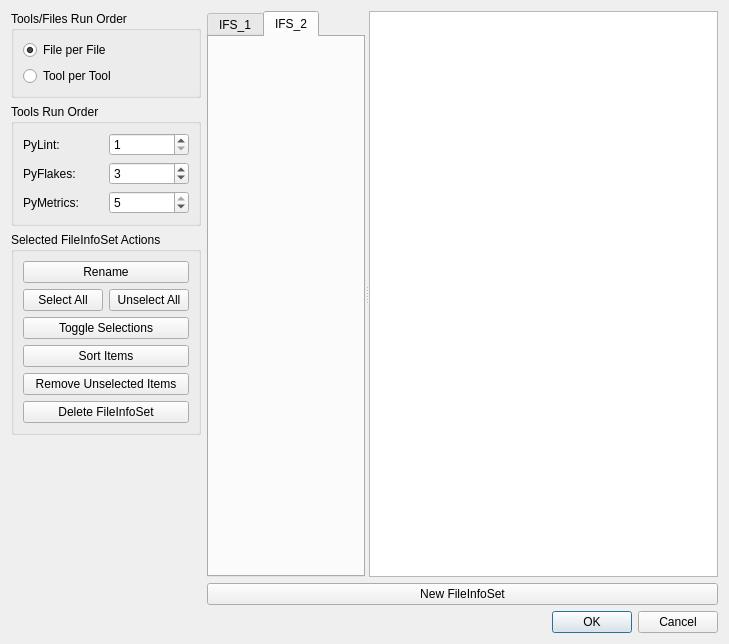
<?xml version="1.0" encoding="UTF-8"?>
<ui version="4.0">
 <class>Dialog</class>
 <widget class="QDialog" name="Dialog">
  <property name="geometry">
   <rect>
    <x>0</x>
    <y>0</y>
    <width>729</width>
    <height>644</height>
   </rect>
  </property>
  <property name="windowTitle">
   <string>FilesInfoSets Editor</string>
  </property>
  <layout class="QVBoxLayout" name="verticalLayout_8">
   <item>
    <layout class="QHBoxLayout" name="horizontalLayout_2">
     <item>
      <layout class="QVBoxLayout" name="verticalLayout_7">
       <item>
        <widget class="QGroupBox" name="TOOLS_FILES_RUNORDER">
         <property name="title">
          <string>Tools/Files Run Order</string>
         </property>
         <layout class="QVBoxLayout" name="verticalLayout_6">
          <item>
           <layout class="QVBoxLayout" name="verticalLayout_4">
            <item>
             <widget class="QRadioButton" name="RB_FILE_PER_FILE">
              <property name="text">
               <string>File per File</string>
              </property>
              <property name="checked">
               <bool>true</bool>
              </property>
             </widget>
            </item>
            <item>
             <widget class="QRadioButton" name="RB_TOOL_PER_TOOL">
              <property name="text">
               <string>Tool per Tool</string>
              </property>
             </widget>
            </item>
           </layout>
          </item>
         </layout>
        </widget>
       </item>
       <item>
        <widget class="QGroupBox" name="TOOLS_RUN_ORDER">
         <property name="title">
          <string>Tools Run Order</string>
         </property>
         <layout class="QVBoxLayout" name="verticalLayout_5">
          <item>
           <layout class="QGridLayout" name="gridLayout">
            <item row="2" column="0">
             <widget class="QLabel" name="TOOL_PYMETRICS">
              <property name="text">
               <string>PyMetrics:</string>
              </property>
             </widget>
            </item>
            <item row="2" column="1">
             <widget class="QSpinBox" name="TOOL_PYMETRICS_RUN_ORDER">
              <property name="minimum">
               <number>1</number>
              </property>
              <property name="maximum">
               <number>5</number>
              </property>
              <property name="value">
               <number>5</number>
              </property>
             </widget>
            </item>
            <item row="0" column="0">
             <widget class="QLabel" name="TOOL_PYLINT">
              <property name="text">
               <string>PyLint:</string>
              </property>
             </widget>
            </item>
            <item row="1" column="1">
             <widget class="QSpinBox" name="TOOL_PYFLAKES_RUN_ORDER">
              <property name="minimum">
               <number>1</number>
              </property>
              <property name="maximum">
               <number>5</number>
              </property>
              <property name="value">
               <number>3</number>
              </property>
             </widget>
            </item>
            <item row="1" column="0">
             <widget class="QLabel" name="TOOL_PYFLAKES">
              <property name="text">
               <string>PyFlakes:</string>
              </property>
             </widget>
            </item>
            <item row="0" column="1">
             <widget class="QSpinBox" name="TOOL_PYLINT_RUN_ORDER">
              <property name="minimumSize">
               <size>
                <width>0</width>
                <height>0</height>
               </size>
              </property>
              <property name="minimum">
               <number>1</number>
              </property>
              <property name="maximum">
               <number>5</number>
              </property>
             </widget>
            </item>
           </layout>
          </item>
         </layout>
        </widget>
       </item>
       <item>
        <widget class="QGroupBox" name="SELECTED_FILEINFOSET_ACTIONS">
         <property name="title">
          <string>Selected FileInfoSet Actions</string>
         </property>
         <layout class="QVBoxLayout" name="verticalLayout_3">
          <item>
           <layout class="QVBoxLayout" name="verticalLayout">
            <item>
             <widget class="QPushButton" name="INFOSET_RENAME">
              <property name="text">
               <string>Rename</string>
              </property>
             </widget>
            </item>
            <item>
             <layout class="QHBoxLayout" name="horizontalLayout">
              <item>
               <widget class="QPushButton" name="INFOSET_SELECT_ALL">
                <property name="text">
                 <string>Select All</string>
                </property>
               </widget>
              </item>
              <item>
               <widget class="QPushButton" name="INFOSET_UNSELECT_ALL">
                <property name="text">
                 <string>Unselect All</string>
                </property>
               </widget>
              </item>
             </layout>
            </item>
            <item>
             <widget class="QPushButton" name="INFOSET_TOGGLE_SELECTIONS">
              <property name="text">
               <string>Toggle Selections</string>
              </property>
             </widget>
            </item>
            <item>
             <widget class="QPushButton" name="INFOSET_SORT_ITEMS">
              <property name="text">
               <string>Sort Items</string>
              </property>
             </widget>
            </item>
            <item>
             <widget class="QPushButton" name="INFOSET_REMOVE_UNSELECTED_ITEMS">
              <property name="text">
               <string>Remove Unselected Items</string>
              </property>
             </widget>
            </item>
            <item>
             <widget class="QPushButton" name="INFOSET_DELETE">
              <property name="text">
               <string>Delete FileInfoSet</string>
              </property>
             </widget>
            </item>
           </layout>
          </item>
         </layout>
        </widget>
       </item>
       <item>
        <spacer name="verticalSpacer">
         <property name="orientation">
          <enum>Qt::Vertical</enum>
         </property>
         <property name="sizeHint" stdset="0">
          <size>
           <width>20</width>
           <height>40</height>
          </size>
         </property>
        </spacer>
       </item>
      </layout>
     </item>
     <item>
      <layout class="QVBoxLayout" name="verticalLayout_2">
       <item>
        <widget class="QSplitter" name="MAIN_SPLITTER">
         <property name="orientation">
          <enum>Qt::Horizontal</enum>
         </property>
         <widget class="QTabWidget" name="NOTEBOOK_INFOSETS">
          <property name="currentIndex">
           <number>1</number>
          </property>
          <widget class="QWidget" name="INFOSET_1">
           <attribute name="title">
            <string>IFS_1</string>
           </attribute>
          </widget>
          <widget class="QWidget" name="INFOSET_2">
           <attribute name="title">
            <string>IFS_2</string>
           </attribute>
          </widget>
         </widget>
         <widget class="QTreeView" name="TREE_FILESYSTEM"/>
        </widget>
       </item>
       <item>
        <widget class="QPushButton" name="INFOSET_NEW">
         <property name="text">
          <string>New FileInfoSet</string>
         </property>
        </widget>
       </item>
      </layout>
     </item>
    </layout>
   </item>
   <item>
    <widget class="QDialogButtonBox" name="DIALOG_OK_CANCEL">
     <property name="orientation">
      <enum>Qt::Horizontal</enum>
     </property>
     <property name="standardButtons">
      <set>QDialogButtonBox::Cancel|QDialogButtonBox::Ok</set>
     </property>
    </widget>
   </item>
  </layout>
 </widget>
 <resources/>
 <connections>
  <connection>
   <sender>DIALOG_OK_CANCEL</sender>
   <signal>accepted()</signal>
   <receiver>Dialog</receiver>
   <slot>accept()</slot>
   <hints>
    <hint type="sourcelabel">
     <x>248</x>
     <y>254</y>
    </hint>
    <hint type="destinationlabel">
     <x>157</x>
     <y>274</y>
    </hint>
   </hints>
  </connection>
  <connection>
   <sender>DIALOG_OK_CANCEL</sender>
   <signal>rejected()</signal>
   <receiver>Dialog</receiver>
   <slot>reject()</slot>
   <hints>
    <hint type="sourcelabel">
     <x>316</x>
     <y>260</y>
    </hint>
    <hint type="destinationlabel">
     <x>286</x>
     <y>274</y>
    </hint>
   </hints>
  </connection>
 </connections>
</ui>
